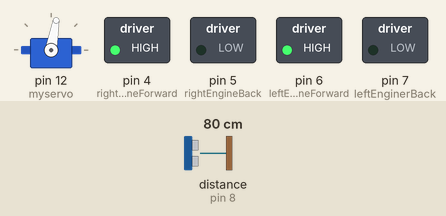
This sketch was run on a simulated Arduino Uno, built with avr-gcc and run on an emulated ATmega328P. On the bench: servo, switched loads named in the sketch (green lamp = pin HIGH). The test bench sets the inputs (shaded band); at power-on: distance to the obstacle (sensor on pin 8) 80 cm.

Above: at 3.2 s.
3.3 s: distance to the obstacle (sensor on pin 8) set to 34 cm
4.8 s: distance to the obstacle (sensor on pin 8) set to 27 cm
At 6.1 s:
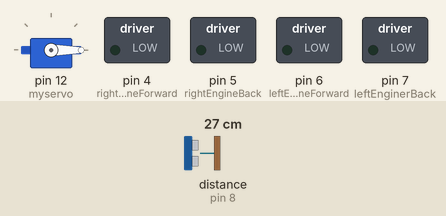
At 7.0 s:
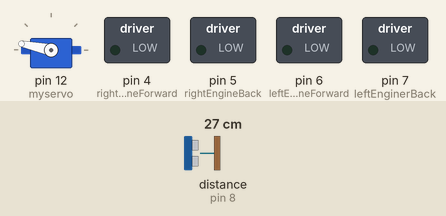
Timing chart, 0 to 16.8 s (numbered marks = the images above; inputs shaded):
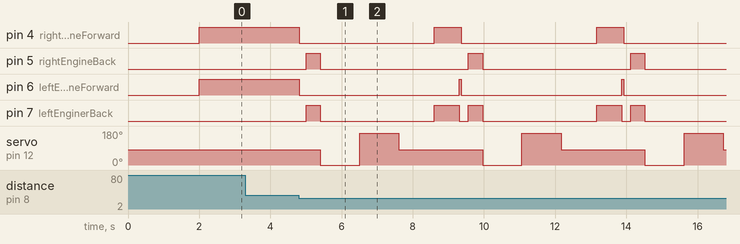

The sketch:

robot_platform.ino
```cpp
#include <HCSR04.h>
#include <Servo.h>

int leftEngineForward = 6;
int leftEnginerBack = 7;

int rightEngineForward = 4;
int rightEngineBack = 5;

int state = 0;

UltraSonicDistanceSensor distanceSensor(9,8);

Servo myservo;

void setup() {
  // put your setup code here, to run once:
  pinMode(leftEngineForward, OUTPUT);
  pinMode(leftEnginerBack, OUTPUT);

  pinMode(rightEngineForward, OUTPUT);
  pinMode(rightEngineBack, OUTPUT);

  myservo.attach(12);
  myservo.write(80);

  Serial.begin(9600);
  delay(2000);
}

void loop() {
//  state = 2;
  if (distanceSensor.measureDistanceCm() > 30.0 && state == 1) {
    state = 0;
  }
  if (state == 0) {
    runForward();
    if (distanceSensor.measureDistanceCm() <= 30.0) {
       state = 1;
    }
  }
  if (state == 1) {
    stopEngine();
    delay(200);
    runBack(300);
    state = 2;
  }
  if (state == 2) {
     boolean turn = checkRoad();
     if (turn) state = 3;
     if (!turn) state = 4;
  }
  if (state == 3) {
    turnRight();
    state = 0;
  }
  if (state == 4) {
    turnLeft();
    state = 0;
  }
}
```

movement.ino
```cpp
void runForward() {
  if (digitalRead(leftEngineForward) == 0) {
    digitalWrite(leftEngineForward, HIGH);
    digitalWrite(rightEngineForward, HIGH);
    delay(50);
  }
}


void runBack() {
  if (digitalRead(leftEnginerBack) == 0) {
    digitalWrite(leftEnginerBack, HIGH);
    digitalWrite(rightEngineBack, HIGH);
    delay(100);
  }
}

void runBack(int runTime) {
  runBack();
  delay(runTime);
  stopEngine();
}

void stopEngine() {
  digitalWrite(leftEnginerBack, LOW);
  digitalWrite(rightEngineBack, LOW);
  digitalWrite(leftEngineForward, LOW);
  digitalWrite(rightEngineForward, LOW);
}

void turnLeft() {
  digitalWrite(leftEnginerBack, HIGH);
  digitalWrite(rightEngineForward, HIGH);
  delay(700);
  digitalWrite(leftEnginerBack, LOW);
  digitalWrite(rightEngineForward, LOW);
}

void turnRight() {
  digitalWrite(rightEngineBack, HIGH);
  digitalWrite(leftEngineForward, HIGH);
  delay(700);
  digitalWrite(rightEngineBack, LOW);
  digitalWrite(leftEngineForward, LOW);
}
```

senzor_controll.ino
```cpp
int distLeft;
int distRight;

boolean checkRoad() {
  myservo.write(0);
  delay(1000);
  distRight = distanceSensor.measureDistanceCm();
  delay(100);
  myservo.write(168);
  delay(1000);
  distLeft = distanceSensor.measureDistanceCm();
  delay(100);
  myservo.write(80);
  delay(1000);
  return selectWay();
}

boolean selectWay() {
  if (distLeft == -1) {
     return false;
  }
  if (distRight == -1) {
    return true;
  }
  if (distLeft > distRight){
    return false;
  }
  if (distLeft < distRight){
    return true;
  }
  if (distLeft == distRight) {
    return false;
  }
}
```

Measured:
- the behaviour switches between 31 and 30 cm on distance to the obstacle (sensor on pin 8) (found by bisection; images 0 and 1)
- after the input at 3.3 s, every drawn part: stays the same
- after the input at 4.8 s, pin 4 (rightEngineForward): alternates HIGH for 0.75 s and LOW for 3.8 s, starting at once; pin 5 (rightEngineBack): alternates HIGH for 0.40 s and LOW for 4.2 s, starting after 0.21 s
